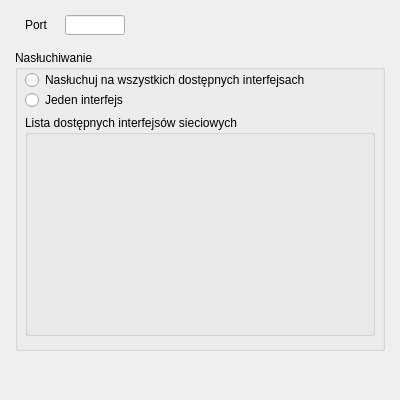
<?xml version="1.0" encoding="UTF-8"?>
<ui version="4.0">
 <class>w_serverConfigurationDialog</class>
 <widget class="QDialog" name="w_serverConfigurationDialog">
  <property name="geometry">
   <rect>
    <x>0</x>
    <y>0</y>
    <width>400</width>
    <height>400</height>
   </rect>
  </property>
  <property name="minimumSize">
   <size>
    <width>400</width>
    <height>400</height>
   </size>
  </property>
  <property name="maximumSize">
   <size>
    <width>400</width>
    <height>400</height>
   </size>
  </property>
  <property name="windowTitle">
   <string>Ustawienia - Serwer</string>
  </property>
  <widget class="QDialogButtonBox" name="buttonBox">
   <property name="geometry">
    <rect>
     <x>50</x>
     <y>356</y>
     <width>341</width>
     <height>32</height>
    </rect>
   </property>
   <property name="orientation">
    <enum>Qt::Horizontal</enum>
   </property>
   <property name="standardButtons">
    <set>QDialogButtonBox::NoButton</set>
   </property>
  </widget>
  <widget class="QLineEdit" name="portLineEdit">
   <property name="geometry">
    <rect>
     <x>65</x>
     <y>15</y>
     <width>60</width>
     <height>20</height>
    </rect>
   </property>
   <property name="maxLength">
    <number>5</number>
   </property>
  </widget>
  <widget class="QLabel" name="label">
   <property name="geometry">
    <rect>
     <x>25</x>
     <y>15</y>
     <width>40</width>
     <height>20</height>
    </rect>
   </property>
   <property name="styleSheet">
    <string notr="true">font: 75 8pt &quot;MS Shell Dlg 2&quot;;</string>
   </property>
   <property name="text">
    <string>Port</string>
   </property>
  </widget>
  <widget class="QGroupBox" name="listeningOptionGroupBox">
   <property name="geometry">
    <rect>
     <x>15</x>
     <y>50</y>
     <width>370</width>
     <height>301</height>
    </rect>
   </property>
   <property name="title">
    <string>Nasłuchiwanie</string>
   </property>
   <widget class="QRadioButton" name="allRadioButton">
    <property name="geometry">
     <rect>
      <x>10</x>
      <y>20</y>
      <width>350</width>
      <height>20</height>
     </rect>
    </property>
    <property name="text">
     <string>Nasłuchuj na wszystkich dostępnych interfejsach</string>
    </property>
   </widget>
   <widget class="QRadioButton" name="interfaceRadioButton">
    <property name="geometry">
     <rect>
      <x>10</x>
      <y>40</y>
      <width>350</width>
      <height>20</height>
     </rect>
    </property>
    <property name="text">
     <string>Jeden interfejs</string>
    </property>
   </widget>
   <widget class="QGroupBox" name="interfaceListGroupBox">
    <property name="geometry">
     <rect>
      <x>10</x>
      <y>65</y>
      <width>350</width>
      <height>221</height>
     </rect>
    </property>
    <property name="title">
     <string>Lista dostępnych interfejsów sieciowych</string>
    </property>
   </widget>
  </widget>
 </widget>
 <resources/>
 <connections>
  <connection>
   <sender>buttonBox</sender>
   <signal>accepted()</signal>
   <receiver>w_serverConfigurationDialog</receiver>
   <slot>accept()</slot>
   <hints>
    <hint type="sourcelabel">
     <x>248</x>
     <y>254</y>
    </hint>
    <hint type="destinationlabel">
     <x>157</x>
     <y>274</y>
    </hint>
   </hints>
  </connection>
  <connection>
   <sender>buttonBox</sender>
   <signal>rejected()</signal>
   <receiver>w_serverConfigurationDialog</receiver>
   <slot>reject()</slot>
   <hints>
    <hint type="sourcelabel">
     <x>316</x>
     <y>260</y>
    </hint>
    <hint type="destinationlabel">
     <x>286</x>
     <y>274</y>
    </hint>
   </hints>
  </connection>
 </connections>
</ui>
